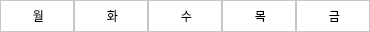
   <widget class="QFrame" name="gridFrame_2">
    <property name="geometry">
     <rect>
      <x>113</x>
      <y>104</y>
      <width>370</width>
      <height>32</height>
     </rect>
    </property>
    <layout class="QGridLayout" name="gridLayout_3">
     <property name="leftMargin">
      <number>0</number>
     </property>
     <property name="topMargin">
      <number>0</number>
     </property>
     <property name="rightMargin">
      <number>0</number>
     </property>
     <property name="bottomMargin">
      <number>0</number>
     </property>
     <property name="spacing">
      <number>0</number>
     </property>
     <item row="0" column="2">
      <widget class="QLabel" name="label_231">
       <property name="sizePolicy">
        <sizepolicy hsizetype="Preferred" vsizetype="Preferred">
         <horstretch>0</horstretch>
         <verstretch>4</verstretch>
        </sizepolicy>
       </property>
       <property name="styleSheet">
        <string notr="true">border:1px solid rgb(198, 198, 198);
font: 75 11pt &quot;카페24 써라운드&quot;;
background-color:white;</string>
       </property>
       <property name="text">
        <string>&lt;html&gt;&lt;head/&gt;&lt;body&gt;&lt;p align=&quot;center&quot;&gt;수&lt;/p&gt;&lt;/body&gt;&lt;/html&gt;</string>
       </property>
      </widget>
     </item>
     <item row="0" column="0">
      <widget class="QLabel" name="label_2">
       <property name="enabled">
        <bool>true</bool>
       </property>
       <property name="sizePolicy">
        <sizepolicy hsizetype="Preferred" vsizetype="Preferred">
         <horstretch>0</horstretch>
         <verstretch>4</verstretch>
        </sizepolicy>
       </property>
       <property name="styleSheet">
        <string notr="true">border:1px solid rgb(198, 198, 198);
font: 75 11pt &quot;카페24 써라운드&quot;;
background-color:white;</string>
       </property>
       <property name="text">
        <string>&lt;html&gt;&lt;head/&gt;&lt;body&gt;&lt;p align=&quot;center&quot;&gt;월&lt;/p&gt;&lt;/body&gt;&lt;/html&gt;</string>
       </property>
      </widget>
     </item>
     <item row="0" column="4">
      <widget class="QLabel" name="label_233">
       <property name="sizePolicy">
        <sizepolicy hsizetype="Preferred" vsizetype="Preferred">
         <horstretch>0</horstretch>
         <verstretch>4</verstretch>
        </sizepolicy>
       </property>
       <property name="styleSheet">
        <string notr="true">border:1px solid rgb(198, 198, 198);
font: 75 11pt &quot;카페24 써라운드&quot;;
background-color:white;</string>
       </property>
       <property name="text">
        <string>&lt;html&gt;&lt;head/&gt;&lt;body&gt;&lt;p align=&quot;center&quot;&gt;금&lt;/p&gt;&lt;/body&gt;&lt;/html&gt;</string>
       </property>
      </widget>
     </item>
     <item row="0" column="1">
      <widget class="QLabel" name="label_219">
       <property name="enabled">
        <bool>true</bool>
       </property>
       <property name="sizePolicy">
        <sizepolicy hsizetype="Preferred" vsizetype="Preferred">
         <horstretch>0</horstretch>
         <verstretch>4</verstretch>
        </sizepolicy>
       </property>
       <property name="styleSheet">
        <string notr="true">border:1px solid rgb(198, 198, 198);
font: 75 11pt &quot;카페24 써라운드&quot;;
background-color:white;</string>
       </property>
       <property name="text">
        <string>&lt;html&gt;&lt;head/&gt;&lt;body&gt;&lt;p align=&quot;center&quot;&gt;화&lt;/p&gt;&lt;/body&gt;&lt;/html&gt;</string>
       </property>
      </widget>
     </item>
     <item row="0" column="3">
      <widget class="QLabel" name="label_232">
       <property name="sizePolicy">
        <sizepolicy hsizetype="Preferred" vsizetype="Preferred">
         <horstretch>0</horstretch>
         <verstretch>4</verstretch>
        </sizepolicy>
       </property>
       <property name="styleSheet">
        <string notr="true">border:1px solid rgb(198, 198, 198);
font: 75 11pt &quot;카페24 써라운드&quot;;
background-color:white;</string>
       </property>
       <property name="text">
        <string>&lt;html&gt;&lt;head/&gt;&lt;body&gt;&lt;p align=&quot;center&quot;&gt;목&lt;/p&gt;&lt;/body&gt;&lt;/html&gt;</string>
       </property>
      </widget>
     </item>
    </layout>
   </widget>
